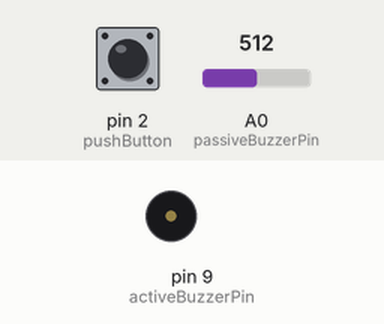
A sketch run on a simulated Arduino Uno, built with avr-gcc and run on an emulated ATmega328P. On the bench: buzzer (waves = sounding). Inputs (shaded band) come from the test bench; at power-on: pin 2 (pushButton) HIGH, A0 (passiveBuzzerPin) = 512. What the sketch prints to the serial monitor is not drawn.

Above: at 4.3 s.
4.4 s: pin 2 (pushButton) pulled LOW for 1 s
8.4 s: pin 2 (pushButton) pulled LOW for 3.2 s
13.1 s: pin 2 (pushButton) driven LOW
16.1 s: A0 (passiveBuzzerPin) set to 985
17.6 s: A0 (passiveBuzzerPin) set to 1017
Timing chart, 0 to 21.6 s (numbered marks = the images above; inputs shaded):
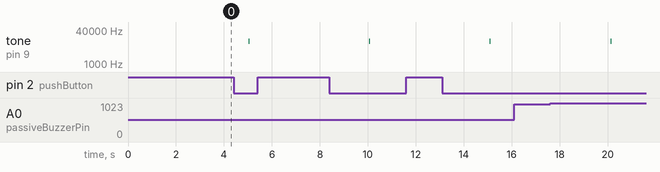

The sketch:

knockDetectorBuzzer.ino
```cpp
const int passiveBuzzerPin = A0;
int speakerValue = 0;
const int threshold = 400;

unsigned int previousTime = 0;
const int buzzInterval = 5000;

const int activeBuzzerPin =9;
int buzzerTone = 12000;
int buzzerValue = 0;
int knockValue=0;

const int pushButton = 2;
int pushButtonState = 0;

void setup() {
  // put your setup code here, to run once:
  pinMode(passiveBuzzerPin, INPUT);
  pinMode(activeBuzzerPin, OUTPUT);
  pinMode(pushButton, INPUT_PULLUP);
  Serial.begin(9600);
}

void loop() {
  // put your main code here, to run repeatedly:
   unsigned int currentTime=millis();
   speakerValue = analogRead(passiveBuzzerPin);
   Serial.println(speakerValue);
   if (speakerValue > threshold)
   {
     Serial.println("Knock!");
    knockValue=1;
   }
   if (currentTime-previousTime >= buzzInterval && knockValue == 1)
   {
    previousTime=currentTime;
    tone(activeBuzzerPin, buzzerTone);
   }
   pushButtonState = digitalRead(pushButton);
   if(!pushButtonState){
  Serial.println("BUTTON PRESSED");
  noTone(activeBuzzerPin);
  knockValue=0;
  pushButtonState=!pushButtonState;
   }
}
```
